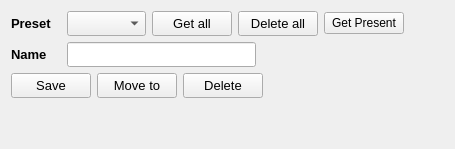
            <widget class="QWidget" name="tab_3">
             <attribute name="title">
              <string>Preset</string>
             </attribute>
             <layout class="QVBoxLayout" name="verticalLayout_6" stretch="0">
              <item>
               <layout class="QVBoxLayout" name="verticalLayout_2">
                <property name="bottomMargin">
                 <number>0</number>
                </property>
                <item>
                 <layout class="QHBoxLayout" name="horizontalLayout_3">
                  <item>
                   <widget class="QLabel" name="label">
                    <property name="minimumSize">
                     <size>
                      <width>50</width>
                      <height>25</height>
                     </size>
                    </property>
                    <property name="maximumSize">
                     <size>
                      <width>16777215</width>
                      <height>25</height>
                     </size>
                    </property>
                    <property name="font">
                     <font>
                      <pointsize>10</pointsize>
                      <weight>75</weight>
                      <bold>true</bold>
                     </font>
                    </property>
                    <property name="text">
                     <string>Preset</string>
                    </property>
                   </widget>
                  </item>
                  <item>
                   <widget class="QComboBox" name="presetCombo">
                    <property name="minimumSize">
                     <size>
                      <width>0</width>
                      <height>25</height>
                     </size>
                    </property>
                    <property name="maximumSize">
                     <size>
                      <width>16777215</width>
                      <height>25</height>
                     </size>
                    </property>
                    <property name="font">
                     <font>
                      <pointsize>10</pointsize>
                     </font>
                    </property>
                   </widget>
                  </item>
                  <item>
                   <widget class="QPushButton" name="presetGetAllBtn">
                    <property name="minimumSize">
                     <size>
                      <width>0</width>
                      <height>25</height>
                     </size>
                    </property>
                    <property name="maximumSize">
                     <size>
                      <width>16777215</width>
                      <height>25</height>
                     </size>
                    </property>
                    <property name="font">
                     <font>
                      <pointsize>10</pointsize>
                     </font>
                    </property>
                    <property name="text">
                     <string>Get all</string>
                    </property>
                   </widget>
                  </item>
                  <item>
                   <widget class="QPushButton" name="presetDeleteAllBtn">
                    <property name="minimumSize">
                     <size>
                      <width>0</width>
                      <height>25</height>
                     </size>
                    </property>
                    <property name="maximumSize">
                     <size>
                      <width>16777215</width>
                      <height>25</height>
                     </size>
                    </property>
                    <property name="font">
                     <font>
                      <pointsize>10</pointsize>
                     </font>
                    </property>
                    <property name="text">
                     <string>Delete all</string>
                    </property>
                   </widget>
                  </item>
                  <item>
                   <widget class="QPushButton" name="presetGetCurrentBtn">
                    <property name="text">
                     <string>Get Present</string>
                    </property>
                   </widget>
                  </item>
                  <item>
                   <spacer name="horizontalSpacer_7">
                    <property name="orientation">
                     <enum>Qt::Horizontal</enum>
                    </property>
                    <property name="sizeHint" stdset="0">
                     <size>
                      <width>40</width>
                      <height>20</height>
                     </size>
                    </property>
                   </spacer>
                  </item>
                 </layout>
                </item>
                <item>
                 <layout class="QHBoxLayout" name="horizontalLayout_2">
                  <item>
                   <widget class="QLabel" name="label_2">
                    <property name="minimumSize">
                     <size>
                      <width>50</width>
                      <height>25</height>
                     </size>
                    </property>
                    <property name="maximumSize">
                     <size>
                      <width>16777215</width>
                      <height>25</height>
                     </size>
                    </property>
                    <property name="font">
                     <font>
                      <pointsize>10</pointsize>
                      <weight>75</weight>
                      <bold>true</bold>
                     </font>
                    </property>
                    <property name="text">
                     <string>Name</string>
                    </property>
                   </widget>
                  </item>
                  <item>
                   <widget class="QLineEdit" name="presetNameEdit">
                    <property name="minimumSize">
                     <size>
                      <width>0</width>
                      <height>25</height>
                     </size>
                    </property>
                    <property name="maximumSize">
                     <size>
                      <width>16777215</width>
                      <height>25</height>
                     </size>
                    </property>
                    <property name="font">
                     <font>
                      <pointsize>10</pointsize>
                     </font>
                    </property>
                   </widget>
                  </item>
                  <item>
                   <spacer name="horizontalSpacer_8">
                    <property name="orientation">
                     <enum>Qt::Horizontal</enum>
                    </property>
                    <property name="sizeHint" stdset="0">
                     <size>
                      <width>40</width>
                      <height>20</height>
                     </size>
                    </property>
                   </spacer>
                  </item>
                 </layout>
                </item>
                <item>
                 <layout class="QHBoxLayout" name="horizontalLayout">
                  <item>
                   <widget class="QPushButton" name="saveBtn">
                    <property name="minimumSize">
                     <size>
                      <width>0</width>
                      <height>25</height>
                     </size>
                    </property>
                    <property name="maximumSize">
                     <size>
                      <width>16777215</width>
                      <height>25</height>
                     </size>
                    </property>
                    <property name="font">
                     <font>
                      <pointsize>10</pointsize>
                     </font>
                    </property>
                    <property name="text">
                     <string>Save</string>
                    </property>
                   </widget>
                  </item>
                  <item>
                   <widget class="QPushButton" name="moveToBtn">
                    <property name="minimumSize">
                     <size>
                      <width>0</width>
                      <height>25</height>
                     </size>
                    </property>
                    <property name="maximumSize">
                     <size>
                      <width>16777215</width>
                      <height>25</height>
                     </size>
                    </property>
                    <property name="font">
                     <font>
                      <pointsize>10</pointsize>
                     </font>
                    </property>
                    <property name="text">
                     <string>Move to</string>
                    </property>
                   </widget>
                  </item>
                  <item>
                   <widget class="QPushButton" name="deleteBtn">
                    <property name="minimumSize">
                     <size>
                      <width>0</width>
                      <height>25</height>
                     </size>
                    </property>
                    <property name="maximumSize">
                     <size>
                      <width>16777215</width>
                      <height>25</height>
                     </size>
                    </property>
                    <property name="font">
                     <font>
                      <pointsize>10</pointsize>
                     </font>
                    </property>
                    <property name="text">
                     <string>Delete</string>
                    </property>
                   </widget>
                  </item>
                  <item>
                   <spacer name="horizontalSpacer_9">
                    <property name="orientation">
                     <enum>Qt::Horizontal</enum>
                    </property>
                    <property name="sizeHint" stdset="0">
                     <size>
                      <width>40</width>
                      <height>20</height>
                     </size>
                    </property>
                   </spacer>
                  </item>
                 </layout>
                </item>
                <item>
                 <spacer name="verticalSpacer_6">
                  <property name="orientation">
                   <enum>Qt::Vertical</enum>
                  </property>
                  <property name="sizeHint" stdset="0">
                   <size>
                    <width>20</width>
                    <height>40</height>
                   </size>
                  </property>
                 </spacer>
                </item>
               </layout>
              </item>
             </layout>
            </widget>
